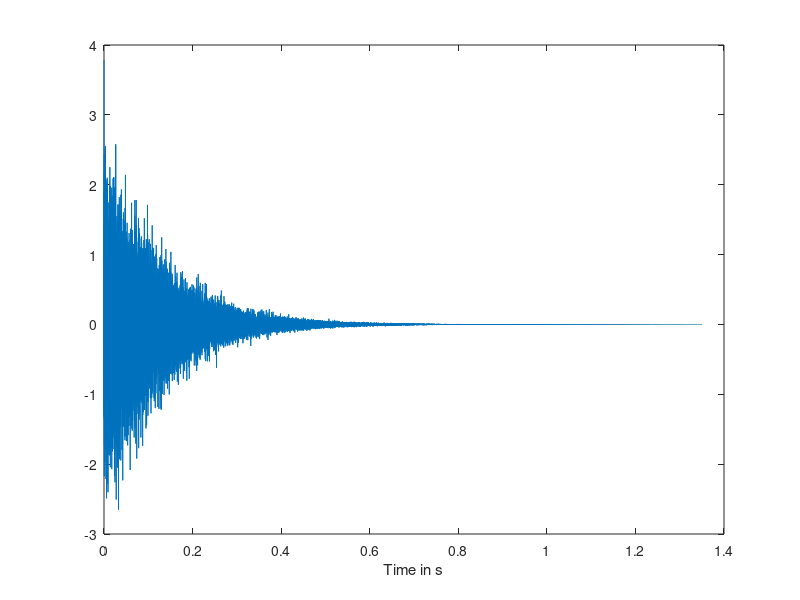

MATLAB code to generate this figure: (Note: this script raises an error after producing the figure.)
clear all
close all

addpath model
addpath old
addpath samples
addpath samples/convolvedSignals
addpath samples/mp3

%% Create an room impulse response with a given t60
% https://dsp.stackexchange.com/questions/24481/initialize-a-room-impulse-response-using-reverberation-timet60
fs = 44100; % sample rate in Hz
t60 = 0.9; % reverb time in seconds
t60_name = '09';

% Detemine the length of the impulse response. It's an infinite response so
%   some truncation is neccessary. A good starting point 1.5 times the
%   t60 which will result in 90 dB of dynamic range
n = round(fs*1.5*t60);
t = (0:n-1)'/fs;  % time vector

% Initialize to white noise, gaussian distributed
h = randn(n,1);

% Calculate the decay. During the reverb time the envelope decays by 60 dB,
%   so we have exp(decay*t60) = 1e-3; We can solve to
decay = log(1e-3)/t60;

% Apply the envelope
h = h.*exp(decay.*t);
figure(1); clf
plot(t,h);
xlabel('Time in s');

%% Convolve with sample
fsHz = fs;
fileName = 'speech_rat.wav'; % lofi.mp3 | speech_org.wav | speech_rat.wav | science-teacher-lecturing.mp3

x = readAudio(fileName,fsHz);

% Cut audiofile to 2.5 s for speech_rat and 4.9 s for lofi_long if necessary
x = x(1:2.5*44100,:);

% Zero-pad speech signal
h = cat(1, h , zeros((length(x)-length(h)),1));

% Make signal from convolution of original signal (x) and impulse response (h). 
% This is done by getting X and H in the frequency domain and multiplying 
%   (which is the same as convolution in the time domain). 
H = fft(h);
X = fft(x);
Y = H .* X;

% Back to the time domain:
y = ifft(Y);

% Make sure that signal amplitude does not exceed -1 or 1 to avoid clipping
%   and distortion in audiowrite. 
y = y ./ (1.05 * max(abs(y)));

soundsc(y,fsHz);

%% Save audio file

fileName2 = "rat";
audiowrite(sprintf('samples/%s_%s.wav', fileName2, t60_name), y, fsHz)
%mp3write(y, fsHz, 16, sprintf('samples/%s_%s.mp3', fileName2, t60_name));

